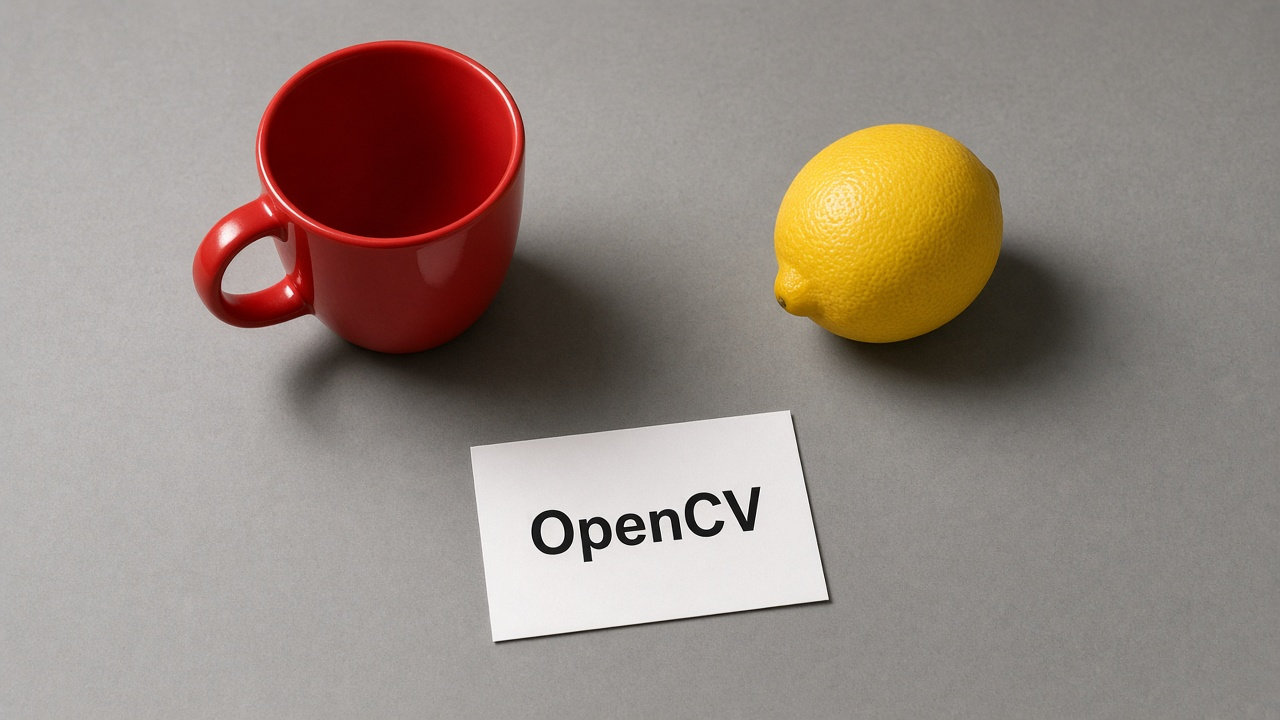
#> input picture Python/Aula_1/atividade_02/assets/imagem_base_opencv.jpg, 1280 x 720 px
$ python exercicio_02.py
#> lines starting #> are read from the running program, lines starting #| are printed output that depends on the picture
from pathlib import Path
import cv2
import numpy as np

entrada = Path('assets/imagem_base_opencv.jpg')
imagem = cv2.imread(str(entrada))
#> imagem is the input picture: shape (720, 1280, 3); mean B, G, R 129.3, 137.6, 150.4
if imagem is None:
    raise FileNotFoundError(f'Não foi possível abrir a imagem: {entrada}')

cinza = cv2.cvtColor(imagem, cv2.COLOR_BGR2GRAY)
brilho_mais = cv2.add(cinza, 50)
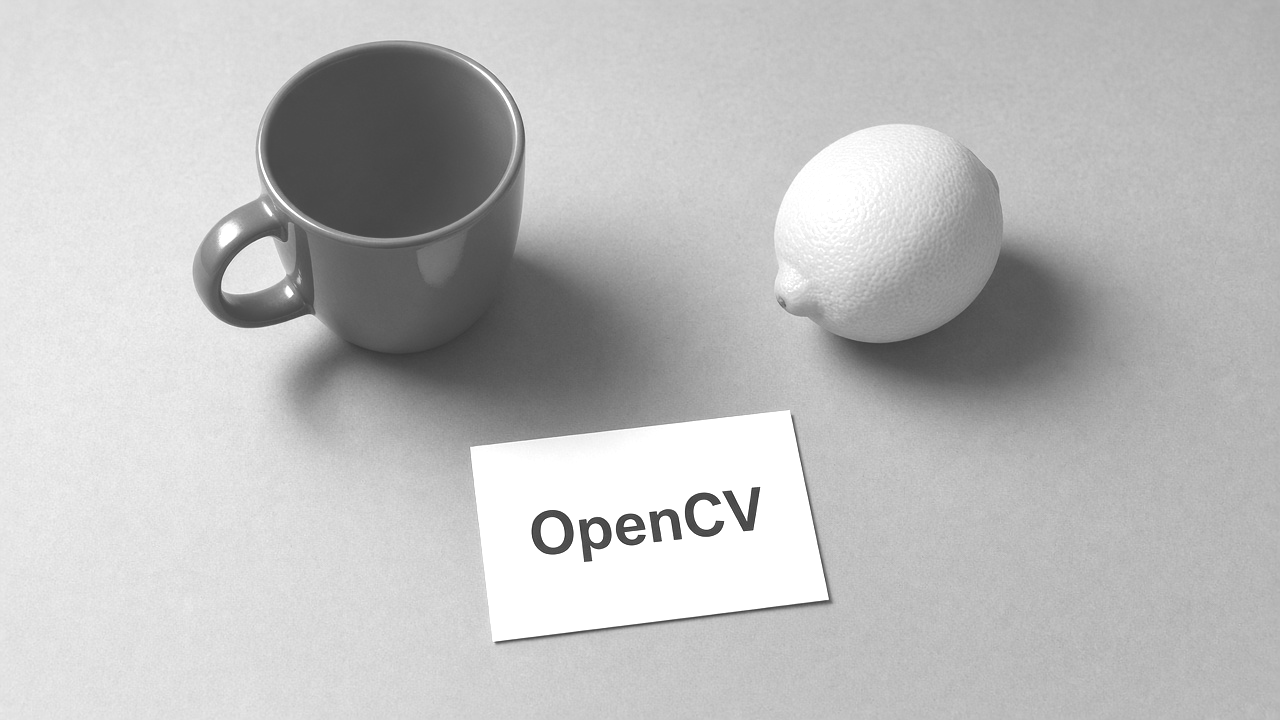
#> brilho_mais: shape (720, 1280); min 50, max 255, mean 189
brilho_menos = cv2.subtract(cinza, 50)
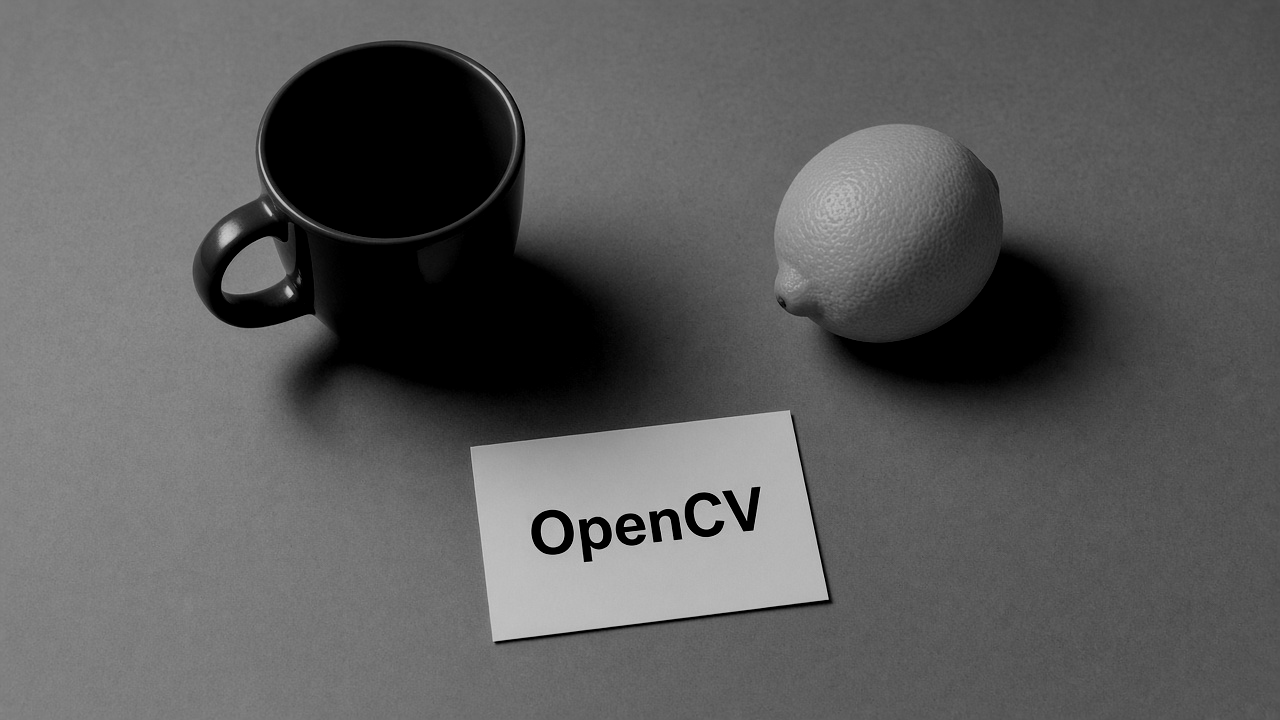
#> brilho_menos: shape (720, 1280); min 0, max 205, mean 92.2
alpha = 1.5
beta = 128 * (1 - alpha)
contraste = cv2.addWeighted(cinza, alpha, np.zeros_like(cinza), 0, beta)
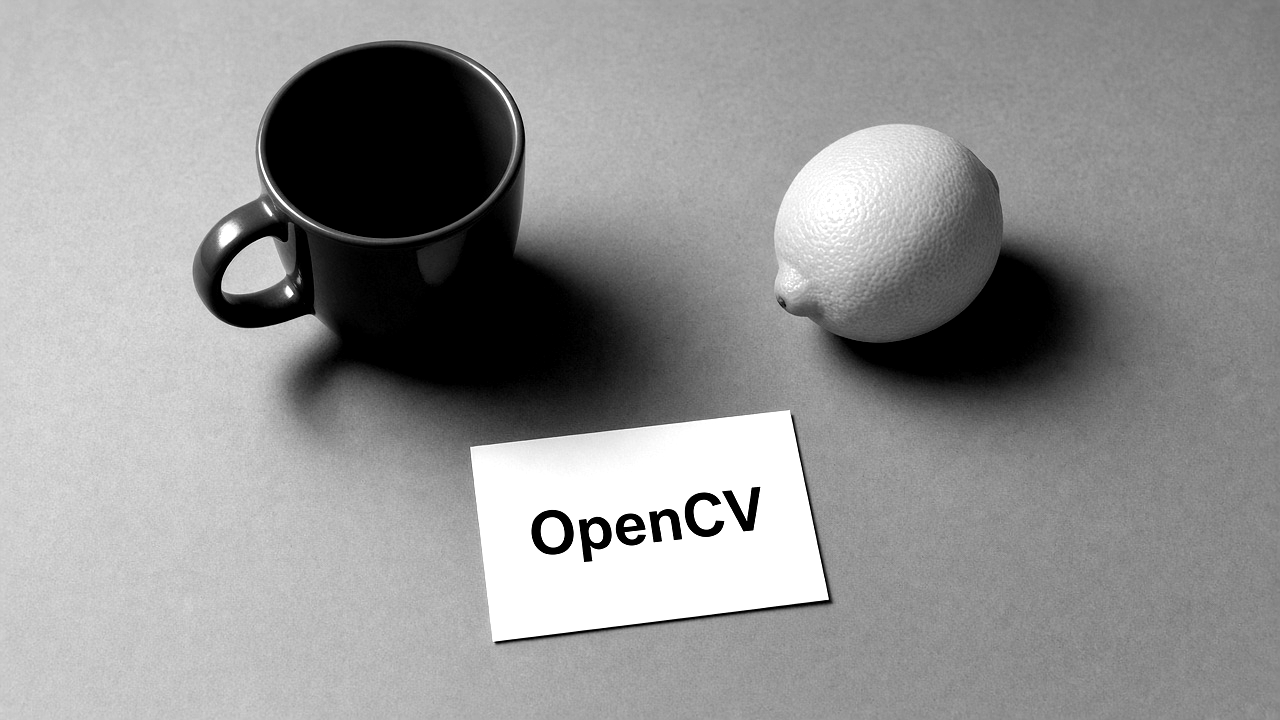
#> contraste: shape (720, 1280); min 0, max 255, mean 146.8
negativa = cv2.bitwise_not(cinza)
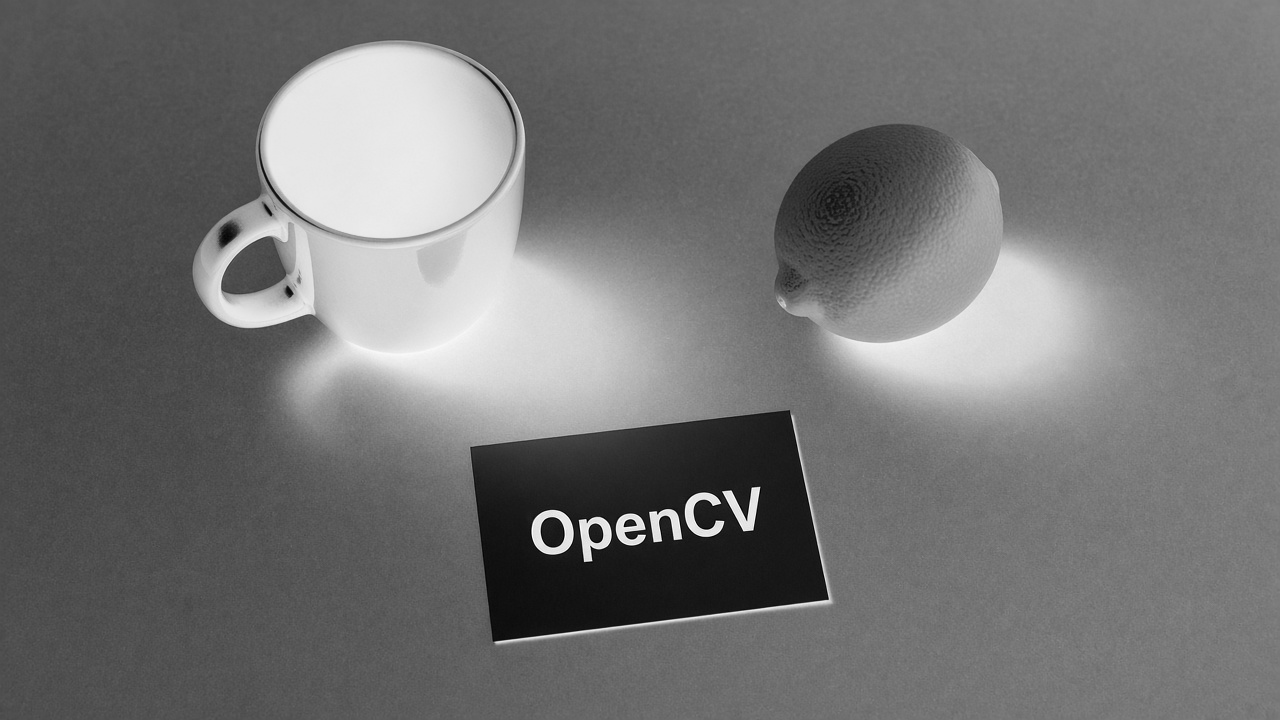
#> negativa: shape (720, 1280); min 0, max 255, mean 114.5

resultados = {
    'cinza.png': cinza,
    'brilho_mais.png': brilho_mais,
    'brilho_menos.png': brilho_menos,
    'contraste.png': contraste,
    'negativa.png': negativa,
}
for nome, resultado in resultados.items():
    saida = Path('saidas') / nome
    print(nome, 'Shape:', resultado.shape, 'Dtype:', resultado.dtype)
    if not cv2.imwrite(str(saida), resultado):
        raise OSError(f'Falha ao salvar: {saida}')
#> this loop made 5 passes
#> nome on passes 1 to 5: 'cinza.png', 'brilho_mais.png', 'brilho_menos.png', 'contraste.png', 'negativa.png'
#| cinza.png Shape: (720, 1280) Dtype: uint8
#| brilho_mais.png Shape: (720, 1280) Dtype: uint8
#| brilho_menos.png Shape: (720, 1280) Dtype: uint8
#| contraste.png Shape: (720, 1280) Dtype: uint8
#| negativa.png Shape: (720, 1280) Dtype: uint8
